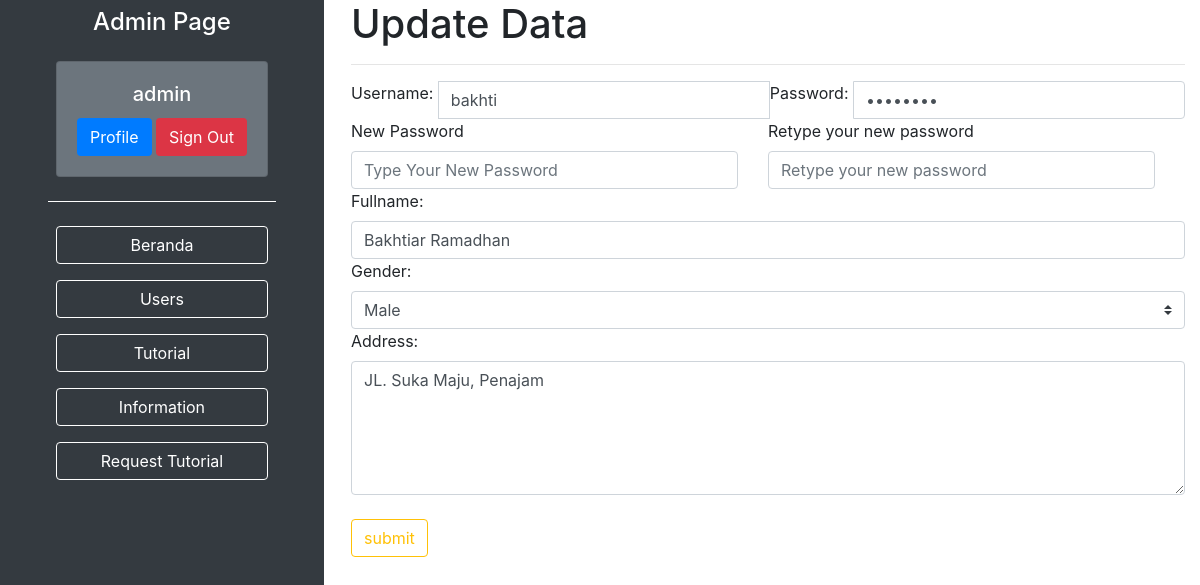
The page /admin/updateuser.php?id=1 (signed in) on the database its author committed.
### tables this page shows
CREATE TABLE `user` (
  `id` int(10) NOT NULL,
  `username` varchar(50) NOT NULL,
  `password` varchar(150) NOT NULL,
  `fullname` text NOT NULL,
  `gender` varchar(1) NOT NULL,
  `address` text,
  `date` datetime NOT NULL DEFAULT CURRENT_TIMESTAMP
);

### config/fungsi.php (called while the page is built, shortened)
<?php
include 'koneksi.php';
function query ($query)
{
	global $conn;
	$sql = mysqli_query($conn,$query);
	if ($sql) {
		return $sql;
	}else{
		mysqli_error($conn);
	}
}
function read ($table, $field, $args="")
{
	$sql = "SELECT $field FROM $table ".$args;
	return query($sql);
}
 ?>

### admin/updateuser.php (the view, shortened to what this page needs)
<?php
include 'template.php';
if (!isset($_GET['id']))
{
	header("Location: http://localhost/DTSB/admin/index.php");
}
else{
	$id=$_GET['id'];
	$query=read("user","*","WHERE id=".$id);
	$fetch=mysqli_fetch_assoc($query);
?>
		<div class="row">
		    <div class="col">
		    	<h1>Update Data</h1><hr>
		    	<form action="" class="form" method="post">
		    		<div class="input-group">
		    			<label for="username">Username:&nbsp;</label>
		    			<input type="text" class="form-control" id="username" name="username" value="<?php echo $fetch['username']; ?>">
		    			<label for="password">Password:&nbsp;</label>
		    			<input type="password" class="form-control" id="password" name="password" value="<?php echo $fetch['password']; ?>">
		    		</div>
		    		<div class="input-group row">
		    			<div class="col">
		    				<label for="new-password">New Password</label>
		    				<input type="password" name="newpassword" class="form-control" id="new-password" placeholder="Type Your New Password">
		    			</div>
		    			<div class="col">
		    				<label for="re-type">Retype your new password</label>
		    				<input type="password" onblur="check()" name="retype" id="re-type" class="form-control" placeholder="Retype your new password">
		    			</div>
		    		</div>
		    		<label for="fullname">Fullname: </label>
		    		<input type="text" class="form-control" id="fullname" name="fullname" placeholder="Fullname" value="<?php echo $fetch['fullname']; ?>">
		    		<label for="gender">Gender: </label>
		    		<select name="gender" id="gender" class="custom-select">
		    			<option value="L" <?php if ($fetch['gender']=='L'): ?>
		    				selected
		    			<?php endif ?>>Male</option>
		    		</select><br>
		    		<label for="address">Address: </label>
		    		<textarea name="address" id="address" rows="5" class="form-control" placeholder="Address"><?php echo $fetch['address']; ?></textarea><br>
		    		<button class="btn btn-outline-warning">
		    			submit
		    		</button>
		    	</form>
		    </div>
		</div>
<?php
include 'endtemplate.php';
}
 ?>

### rows shown on the page
user: username "bakhti", fullname "Bakhtiar Ramadhan", gender "Male", address "JL. Suka Maju, Penajam"

### other values the page prints
$_SESSION['admin'] "admin"
